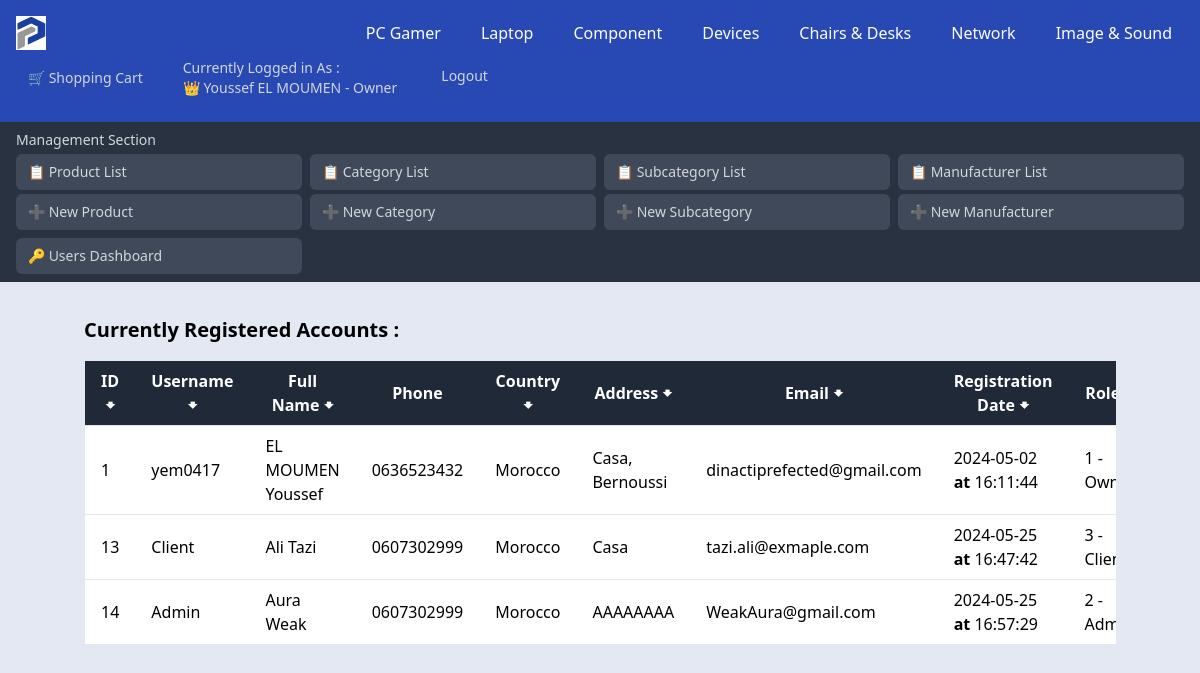
Before: /User/User_Management.php (signed in) with the older database file.
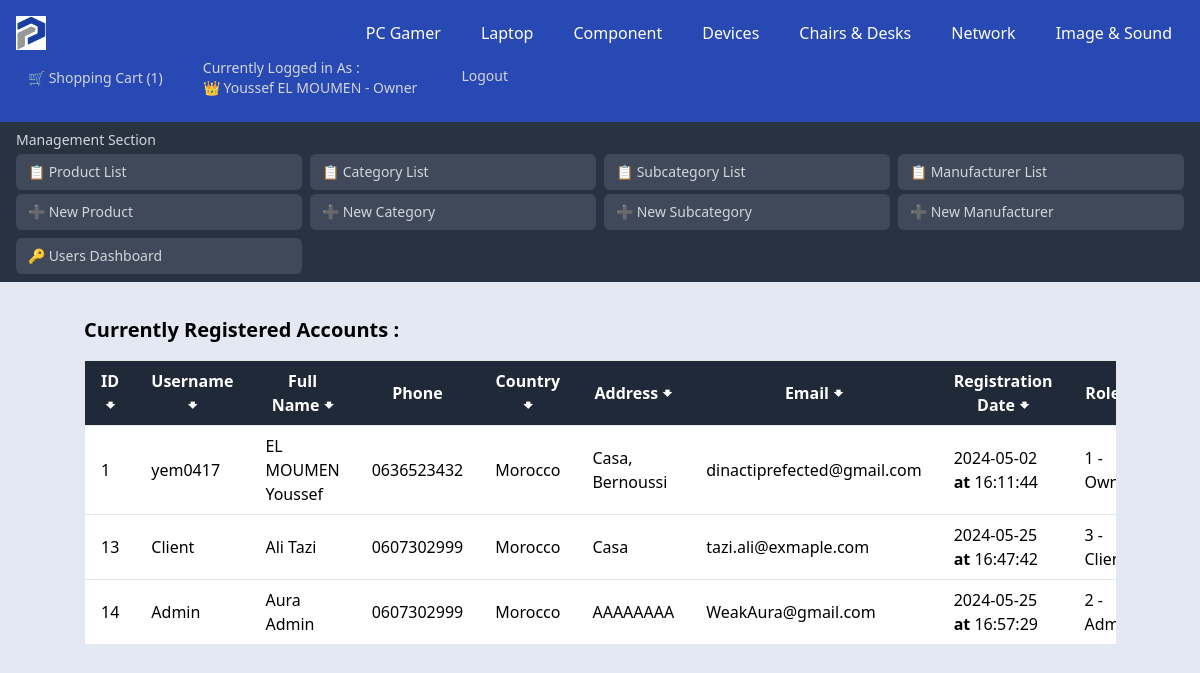
After: the same page with the newer database file.
### tables this page shows
CREATE TABLE `users` (
  `User_ID` int NOT NULL AUTO_INCREMENT,
  `User_Username` varchar(255) DEFAULT NULL,
  `User_FirstName` varchar(255) DEFAULT NULL,
  `User_LastName` varchar(255) DEFAULT NULL,
  `User_Phone` varchar(255) DEFAULT NULL,
  `User_Country` varchar(255) DEFAULT NULL,
  `User_Address` varchar(255) DEFAULT NULL,
  `User_Email` varchar(255) DEFAULT NULL,
  `User_Password` varchar(255) DEFAULT NULL,
  `User_RegisterationDate` timestamp NULL DEFAULT CURRENT_TIMESTAMP,
  `User_Role` enum('Owner','Admin','Client') NOT NULL DEFAULT 'Client',
  PRIMARY KEY (`User_ID`),
  UNIQUE KEY `User_Username` (`User_Username`)
);

### User/User_Management.php (the view, shortened to what the changed rows need)
<!DOCTYPE html>
<html lang="en">
<head>
    <?php
    include_once ("../DB_Connexion.php");
    if (isset($_SESSION['User_ID'])) {
        $User_ID = $_SESSION['User_ID'];
        $Users = "SELECT User_ID, User_Role, User_FirstName, User_LastName FROM Users WHERE User_ID = :User_ID";
        $pdoUsers = $connexion->prepare($Users);
        $pdoUsers->execute([':User_ID' => $User_ID]);
        $User = $pdoUsers->fetch(PDO::FETCH_ASSOC);
        $User_FullName = $User['User_FirstName'] . ' ' . $User['User_LastName'];
        $User_Role = $User['User_Role'];
    } else {
        $User_Role = 'Client';
    }
    if (isset($_SESSION['User_ID'])) {
        $Shopping_Cart = "SELECT CartItem_ID FROM ShoppingCart WHERE User_ID = :User_ID";
        $pdostmt_shopping = $connexion->prepare($Shopping_Cart);
        $pdostmt_shopping->execute([':User_ID' => $User_ID]);
        $Cart_Count = $pdostmt_shopping->rowCount();
    }
    $Users = "SELECT User_ID, User_Username , User_FirstName, User_LastName, User_Phone , User_Country , User_Address , User_Email , User_RegisterationDate ,  User_Role
              FROM Users";
    $pdoUsers = $connexion->prepare($Users);
    $pdoUsers->execute();
    $Users = $pdoUsers->fetchall(PDO::FETCH_ASSOC);
    ?>
</head>
<body class="bg-gray-100">
    <nav class="bg-blue-800 text-white">
        <div class="flex flex-wrap justify-between items-center p-4">
            <div class="flex space-x-4">
                <?php if (isset($_SESSION['User_ID'])):
                    if ($User_Role === 'Owner') {
                        $Emoji = '👑';
                    } elseif ($User_Role === 'Admin') {
                        $Emoji = '👨‍💼';
                    } else {
                        $Emoji = '💼';
                    }
                    ?>
                    <a href="../User/User_ShoppingCart.php"
                        class="flex items-center text-gray-300 hover:bg-green-700 px-3 py-2 rounded-md text-sm font-medium">
                        🛒 Shopping Cart
                        <?php if ($Cart_Count > 0) { ?>
                            (<?php echo $Cart_Count ?>)
                        <?php } ?>
                    </a>
                    <a class="text-gray-300 hover:bg-blue-700 px-3 py-2 rounded-md text-sm font-medium"
                        href="User_Modify.php?id=<?php echo $User_ID; ?>&FullName=<?php echo urlencode($User_FullName); ?>">Currently
                        Logged in As : <br><span><?php echo $Emoji . ' ' . $User_FullName ?> -
                            <?php echo $User_Role ?></span></a>
                    <a href="../User/User_Logout.php"
                        class="text-gray-300 hover:bg-red-700 px-4 py-4 rounded-md text-sm font-medium">Logout</a>
                <?php endif; ?>
            </div>
        </div>
    </nav>
    <div class="container mx-auto p-6">
        <div class="content-wrapper">
            <h1 class="text-xl font-semibold mb-4">Currently Registered Accounts :</h1>
            <div class="overflow-x-auto">
                <table class="min-w-full bg-white border border-gray-200">
                    <thead class="bg-gray-800 text-white">
                        <tr>
                            <th class="py-2 px-4 border-b " onclick="sortTable(0)">ID <span
                                    class="cursor-pointer">🠻</span></th>
                            <th class="py-2 px-4 border-b " onclick="sortTable(1)">Username <span
                                    class="cursor-pointer">🠻</span></th>
                            <th class="py-2 px-4 border-b " onclick="sortTable(2)">Full Name <span
                                    class="cursor-pointer">🠻</span></th>
                            <th class="py-2 px-4 border-b">Phone</th>
                            <th class="py-2 px-4 border-b " onclick="sortTable(4)">Country <span
                                    class="cursor-pointer">🠻</span></th>
                            <th class="py-2 px-4 border-b " onclick="sortTable(5)">Address <span
                                    class="cursor-pointer">🠻</span></th>
                            <th class="py-2 px-4 border-b" onclick="sortTable(6)">Email <span
                                    class="cursor-pointer">🠻</span></th>
                            <th class="py-2 px-4 border-b " onclick="sortTable(7)">Registration Date <span
                                    class="cursor-pointer">🠻</span></th>
                            <th class="py-2 px-4 border-b " onclick="sortTable(8)">Role </th>
                        </tr>
                    </thead>
                    <tbody>
                        <?php foreach ($Users as $User):
                            $User_FullName = $User['User_LastName'] . ' ' . $User['User_FirstName'];
                            $Registration_Date = date('Y-m-d', strtotime($User["User_RegisterationDate"])) . '<b> at </b>' . date('H:i:s', strtotime($User["User_RegisterationDate"]));
                            if ($User['User_Role'] === 'Owner') {
                                $User_Role_Level = '1 - ' . $User['User_Role'];
                            } elseif ($User['User_Role'] === 'Admin') {
                                $User_Role_Level = '2 - ' . $User['User_Role'];
                            } else {
                                $User_Role_Level = '3 - ' . $User['User_Role'];
                            }
                            ?>
                            <tr class="border-b hover:bg-gray-100">
                                <td class="py-2 px-4"><?php echo $User['User_ID']; ?></td>
                                <td class="py-2 px-4"><?php echo $User['User_Username']; ?></td>
                                <td class="py-2 px-4"><?php echo $User_FullName; ?></td>
                                <td class="py-2 px-4"><?php echo $User['User_Phone']; ?></td>
                                <td class="py-2 px-4"><?php echo $User['User_Country']; ?></td>
                                <td class="py-2 px-4"><?php echo $User['User_Address']; ?></td>
                                <td class="py-2 px-4"><?php echo $User['User_Email']; ?></td>
                                <td class="py-2 px-4"><?php echo $Registration_Date; ?></td>
                                <td class="py-2 px-4"><?php echo $User_Role_Level; ?></td>
                            </tr>
                        <?php endforeach; ?>
                    </tbody>
                </table>
            </div>
        </div>
    </div>
</body>
</html>

Changed rows visible on the page:
changed users "Admin": User_FullName "Aura Weak" → "Aura Admin"
Other visible differences:
$Cart_Count: (not shown) → "1"
